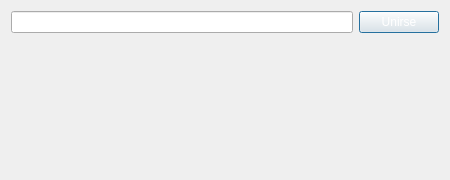
<?xml version="1.0" encoding="UTF-8"?>
<ui version="4.0">
 <class>JoinPopUp</class>
 <widget class="QDialog" name="JoinPopUp">
  <property name="geometry">
   <rect>
    <x>0</x>
    <y>0</y>
    <width>450</width>
    <height>180</height>
   </rect>
  </property>
  <property name="windowTitle">
   <string>Dialog</string>
  </property>
  <property name="styleSheet">
   <string notr="true">background-image: url(:BackgroundPopUp.jpg);</string>
  </property>
  <layout class="QVBoxLayout" name="verticalLayout">
   <item>
    <layout class="QHBoxLayout" name="horizontalLayout">
     <item>
      <widget class="QLineEdit" name="gameCode">
       <property name="styleSheet">
        <string notr="true">color: rgb(255, 255, 255);</string>
       </property>
       <property name="text">
        <string>Codigo de partida</string>
       </property>
      </widget>
     </item>
     <item>
      <widget class="QPushButton" name="joinButton">
       <property name="styleSheet">
        <string notr="true">color: rgb(255, 255, 255);</string>
       </property>
       <property name="text">
        <string>Unirse</string>
       </property>
      </widget>
     </item>
    </layout>
   </item>
   <item>
    <widget class="QLabel" name="confirmLabel">
     <property name="styleSheet">
      <string notr="true">color: rgb(255, 255, 255);</string>
     </property>
     <property name="text">
      <string/>
     </property>
    </widget>
   </item>
  </layout>
 </widget>
 <resources/>
 <connections/>
</ui>
